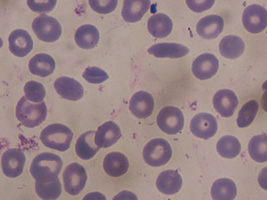
%> input picture db/HCSS01C3.jpg, 267 x 200 px
$ octave --eval "result = calcPropiedades(rgb2gray(imread('../../db/HCSS01C3.jpg')));"   (GNU Octave 9; MATLAB toolbox functions it lacks are replaced by stand-ins)
%> lines starting %> are read from the running program, lines starting %| are printed output that depends on the picture; in (x1, y1, x2, y2) boxes, pixels count from 0 and x2, y2 are one past the last pixel; in counts of white or black regions, pixels touching at a corner belong together; the program's own positions count from 1
%--------------------------------------------------------------------------
%FUNCION EXTRER MEDIDAS MORFOLOGICAS
%--------------------------------------------------------------------------
function [CSF,ESF,CENT] = calcPropiedades(BW)
%[]=CALCMORFOLOGIA(I)
%
%   Entrada
%   I imagen binaria a procesar
%
%   Saida
%   CSF     coeficiente circular el韕tico
%   ESF     coeficiente circular de elongsacion


% Cerrando y eliminando los objetos de los bordes
BW = imfill(BW, 'holes');
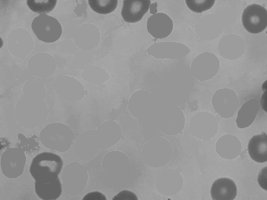
%> BW: size 200x267 uint8; min 79, max 172, mean 149.4
BW = imclearborder(BW);
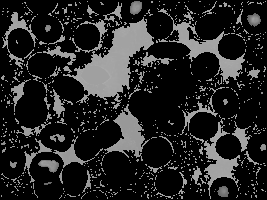
%> BW: size 200x267 uint8; min 0, max 172, mean 37.1


% [8 lines of commented-out code are left out]
BWE = bwlabel(BW);
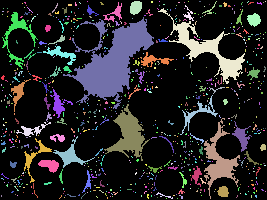
%> BWE: size 200x267 double; 686 distinct labels, from 0 to 685; one colour per label, 0 black

% Extracion de las propiedades para cada regi髇
stats   = regionprops(BWE,'all');
%> stats = 685 regions; largest, box (x1, y1, x2, y2), Area, Centroid, MajorAxisLength, MinorAxisLength and Eccentricity: (63, 17, 154, 109) 3260 [113.1 61.7] 98.98 56.24 0.823, (158, 8, 245, 84) 1278 [207.8 50.2] 101.8 30.64 0.954, (104, 104, 150, 161) 986 [129.5 135.3] 50.05 33.18 0.749

cent    = cat(1, stats.Centroid);
%> cent = 685 rows, first 12: [3.42 78.17; 2 85.5; 2 101.5; 2 137; 2 141; 4 144; 5.22 176.8; 3 179.3; 2 196.5; 3.5 12; 3 15; 17.95 36.01]
mjaxis  = cat(1, stats.MajorAxisLength);
%> mjaxis = 685 values, max 101.8 at index 386, min 1.15 at index 4, mean 4.37
mnaxis  = cat(1, stats.MinorAxisLength);
%> mnaxis = 685 values, max 56.24 at index 161, min 1.15 at index 2, mean 2.24
areas   = cat(1, stats.Area);
%> areas = 685 values, max 3260 at index 161, min 1 at index 4, mean 18.26
perms   = cat(1, stats.Perimeter);
%> perms = 685 values, max 701.7 at index 161, min 0 at index 4, mean 10.14

% Seleccionando los objetos en el que su area este proxima a la media de
% todas las areas
areaprom = sum(areas)/length(areas);
%> areaprom = 18.26
selec = (areas > areaprom/2) & (areas < 2*areaprom);
%> selec = 685 logical values, 62 true

areas  = areas(selec);
%> areas = 62 values, max 36 at index 35, min 10 at index 4, mean 18.02
perms  = perms(selec);
%> perms = 62 values, max 48.94 at index 10, min 8.79 at index 4, mean 22.01
mjaxis = mjaxis(selec);
%> mjaxis = 62 values, max 25.02 at index 39, min 4.26 at index 4, mean 9.7
mnaxis = mnaxis(selec);
%> mnaxis = 62 values, max 6.64 at index 10, min 1.95 at index 20, mean 4.02
CENT   = cent(selec,:);
%> CENT = 62 rows, first 12: [3.42 78.17; 4 144; 4.5 150.8; 9.1 102.8; 13.76 165.2; 14.75 180.7; 16.69 79.46; 17.64 121.6; 20.73 73.82; 30.57 55.6; 27.36 146.3; 27.73 66]


% Calculo de las coeficientes morfologicos
CSF = 4.*pi.*(areas./(perms.^2)); %CSF = (CSF>1)+(CSF<=1).*CSF;
%> CSF = 62 values, max 1.63 at index 4, min 0.157 at index 10, mean 0.601
ESF = mnaxis./mjaxis;
%> ESF = 62 values, max 0.945 at index 6, min 0.15 at index 20, mean 0.471
%> `result = calcPropiedades(rgb2gray(imread('../../db/HCSS01C3.jpg')));`: result has the same summary as CSF in calcPropiedades

$ run again, on db/HCSS01C4.jpg
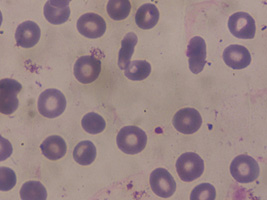
%> input picture db/HCSS01C4.jpg, 267 x 200 px
%> in calcPropiedades, `BW = imclearborder(BW);`:
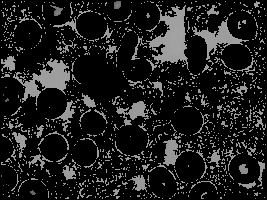
%> BW: size 200x267 uint8; min 0, max 167, mean 30
%> in calcPropiedades, `BWE = bwlabel(BW);`:
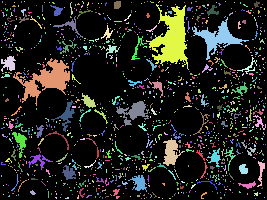
%> BWE: size 200x267 double; 1083 distinct labels, from 0 to 1082; one colour per label, 0 black
%> stats = 1082 regions; largest, box (x1, y1, x2, y2), Area, Centroid, MajorAxisLength, MinorAxisLength and Eccentricity: (146, 4, 189, 70) 1322 [172.2 39.1] 61.92 35.74 0.817, (13, 58, 70, 106) 1010 [47.1 80.1] 59.99 31.13 0.855, (192, 17, 249, 60) 658 [218.4 38.5] 45.43 29.42 0.762
%> cent = 1082 rows, first 12: [2 11; 2 41; 2 48; 9.48 64.07; 6.68 76.47; 3.5 128.5; 3.38 164.4; 2 176.5; 3 2.5; 4 14.86; 3 26; 3.5 74]
%> in calcPropiedades, `mjaxis  = cat(1, stats.MajorAxisLength);`: mjaxis = 1082 values, max 61.92 at index 552, min 1.15 at index 1, mean 3.87
%> in calcPropiedades, `mnaxis  = cat(1, stats.MinorAxisLength);`: mnaxis = 1082 values, max 35.74 at index 552, min 1.15 at index 1, mean 2
%> in calcPropiedades, `areas   = cat(1, stats.Area);`: areas = 1082 values, max 1322 at index 552, min 1 at index 1, mean 9.56
%> in calcPropiedades, `perms   = cat(1, stats.Perimeter);`: perms = 1082 values, max 396 at index 552, min 0 at index 1, mean 7.48
%> areaprom = 9.56
%> selec = 1082 logical values, 206 true
%> in calcPropiedades, `areas  = areas(selec);`: areas = 206 values, max 19 at index 1, min 5 at index 5, mean 9.02
%> in calcPropiedades, `perms  = perms(selec);`: perms = 206 values, max 29.04 at index 44, min 4.96 at index 12, mean 11.93
%> in calcPropiedades, `mjaxis = mjaxis(selec);`: mjaxis = 206 values, max 17.01 at index 21, min 3.24 at index 124, mean 6.47
%> in calcPropiedades, `mnaxis = mnaxis(selec);`: mnaxis = 206 values, max 5.59 at index 152, min 1.15 at index 32, mean 2.64
%> CENT = 206 rows, first 12: [6.68 76.47; 3.38 164.4; 4 14.86; 4.89 136.4; 7 10.2; 7.5 100.7; 9 161; 10.79 20.36; 10.29 47.14; 10.8 140.4; 12 15.17; 13.2 120.4]
%> CSF = 206 values, max 2.55 at index 12, min 0.24 at index 21, mean 1.06
%> ESF = 206 values, max 0.936 at index 124, min 0.125 at index 77, mean 0.454
%> result has the same summary as CSF in calcPropiedades

$ run again, on db/HCSS01C5.jpg
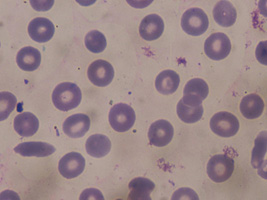
%> input picture db/HCSS01C5.jpg, 267 x 200 px
%> in calcPropiedades, `BW = imclearborder(BW);`:
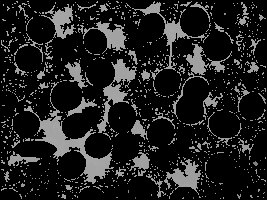
%> BW: size 200x267 uint8; min 0, max 179, mean 31.5
%> in calcPropiedades, `BWE = bwlabel(BW);`:
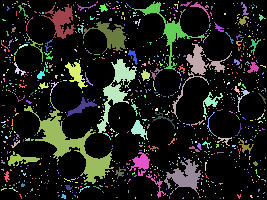
%> BWE: size 200x267 double; 857 distinct labels, from 0 to 856; one colour per label, 0 black
%> stats = 856 regions; largest, box (x1, y1, x2, y2), Area, Centroid, MajorAxisLength, MinorAxisLength and Eccentricity: (24, 97, 114, 184) 1618 [72.5 146.5] 108.4 35.03 0.946, (97, 59, 137, 133) 844 [116.9 90.4] 80.18 22.9 0.958, (132, 1, 209, 71) 644 [169.6 30.6] 76.24 39.89 0.852
%> cent = 856 rows, first 12: [5.63 47.11; 2 48; 2 82.5; 4.17 122.7; 2.67 132.3; 2 136; 2 153; 2 158; 3.44 162.7; 3.25 170.2; 4.12 189.6; 4.4 20.6]
%> in calcPropiedades, `mjaxis  = cat(1, stats.MajorAxisLength);`: mjaxis = 856 values, max 108.4 at index 126, min 1.15 at index 2, mean 3.91
%> in calcPropiedades, `mnaxis  = cat(1, stats.MinorAxisLength);`: mnaxis = 856 values, max 39.89 at index 399, min 1.15 at index 2, mean 2.03
%> in calcPropiedades, `areas   = cat(1, stats.Area);`: areas = 856 values, max 1618 at index 126, min 1 at index 2, mean 12.21
%> in calcPropiedades, `perms   = cat(1, stats.Perimeter);`: perms = 856 values, max 564.6 at index 126, min 0 at index 2, mean 8.56
%> areaprom = 12.21
%> selec = 856 logical values, 80 true
%> in calcPropiedades, `areas  = areas(selec);`: areas = 80 values, max 24 at index 43, min 7 at index 4, mean 11.99
%> in calcPropiedades, `perms  = perms(selec);`: perms = 80 values, max 33.26 at index 53, min 6.19 at index 4, mean 15.74
%> in calcPropiedades, `mjaxis = mjaxis(selec);`: mjaxis = 80 values, max 18.48 at index 20, min 3.65 at index 35, mean 8
%> in calcPropiedades, `mnaxis = mnaxis(selec);`: mnaxis = 80 values, max 6.63 at index 55, min 1.56 at index 28, mean 3.1
%> CENT = 80 rows, first 12: [5.63 47.11; 3.44 162.7; 4.12 189.6; 7 138; 8.12 34.12; 8.62 9; 10.75 42.92; 14 190; 14.13 30.2; 12.88 123.4; 16.44 53; 21.27 99.13]
%> CSF = 80 values, max 2.3 at index 4, min 0.21 at index 20, mean 0.796
%> ESF = 80 values, max 0.903 at index 75, min 0.16 at index 44, mean 0.45
%> result has the same summary as CSF in calcPropiedades

$ run again, on db/HCSS02C3.jpg
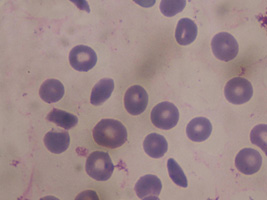
%> input picture db/HCSS02C3.jpg, 267 x 200 px
%> in calcPropiedades, `BW = imclearborder(BW);`:
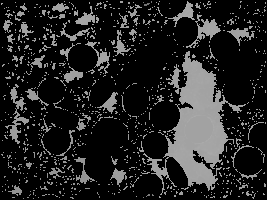
%> BW: size 200x267 uint8; min 0, max 173, mean 35
%> in calcPropiedades, `BWE = bwlabel(BW);`:
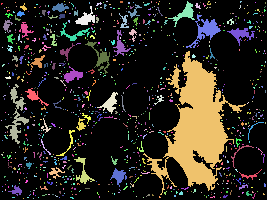
%> BWE: size 200x267 double; 858 distinct labels, from 0 to 857; one colour per label, 0 black
%> stats = 857 regions; largest, box (x1, y1, x2, y2), Area, Centroid, MajorAxisLength, MinorAxisLength and Eccentricity: (143, 51, 246, 195) 5267 [197.1 126.8] 134.1 65.36 0.873, (5, 84, 29, 144) 384 [17.4 115.7] 62.93 17.07 0.962, (186, 14, 221, 48) 356 [206.3 30.7] 34.46 22.73 0.752
%> cent = 857 rows, first 12: [2.33 4.33; 2 121; 2.67 155.3; 3 48; 3.8 65.8; 3 141; 3 187; 3 192; 7.81 26.21; 5 96.33; 4 153; 4.5 158]
%> in calcPropiedades, `mjaxis  = cat(1, stats.MajorAxisLength);`: mjaxis = 857 values, max 134.1 at index 545, min 1.15 at index 2, mean 3.72
%> in calcPropiedades, `mnaxis  = cat(1, stats.MinorAxisLength);`: mnaxis = 857 values, max 65.36 at index 545, min 1.15 at index 462, mean 1.99
%> in calcPropiedades, `areas   = cat(1, stats.Area);`: areas = 857 values, max 5267 at index 545, min 1 at index 2, mean 13.64
%> in calcPropiedades, `perms   = cat(1, stats.Perimeter);`: perms = 857 values, max 1105.6 at index 545, min 0 at index 2, mean 7.75
%> areaprom = 13.64
%> selec = 857 logical values, 101 true
%> in calcPropiedades, `areas  = areas(selec);`: areas = 101 values, max 25 at index 18, min 7 at index 1, mean 12.17
%> in calcPropiedades, `perms  = perms(selec);`: perms = 101 values, max 36.82 at index 26, min 6.83 at index 31, mean 14.92
%> in calcPropiedades, `mjaxis = mjaxis(selec);`: mjaxis = 101 values, max 22.23 at index 26, min 3.65 at index 94, mean 7.25
%> in calcPropiedades, `mnaxis = mnaxis(selec);`: mnaxis = 101 values, max 9.25 at index 37, min 1.15 at index 77, mean 3.28
%> CENT = 101 rows, first 12: [6.43 137.6; 9.38 15.56; 8.83 78.33; 10.62 49.19; 9.56 157.1; 10 166.1; 15.82 59.05; 13.43 74.71; 17.79 19.29; 17.14 66; 18.88 78.25; 19.55 38.18]
%> CSF = 101 values, max 1.93 at index 94, min 0.219 at index 63, mean 0.86
%> ESF = 101 values, max 0.966 at index 83, min 0.123 at index 63, mean 0.498
%> result has the same summary as CSF in calcPropiedades
